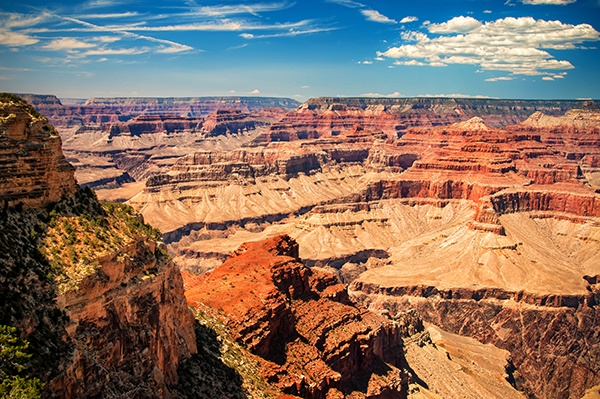
#> input picture 3.drawing/new.jpg, 600 x 399 px
$ python simple_thresholding.py ../3.drawing/new.jpg
#> lines starting #> are read from the running program, lines starting #| are printed output that depends on the picture; after the words box and inside, x2 and y2 are one past the last pixel; in counts of white or black regions, pixels touching at a corner belong together
# USAGE
# python simple_thresholding.py opencv_logo.png

# import the necessary packages
import sys
import cv2

#Get the image

img = sys.argv[1]

# load the image, convert it to grayscale, and blur it slightly
image = cv2.imread(img)
#> image is the input picture: shape (399, 600, 3); mean B, G, R 97.6, 113.2, 138.3
gray = cv2.cvtColor(image, cv2.COLOR_BGR2GRAY)
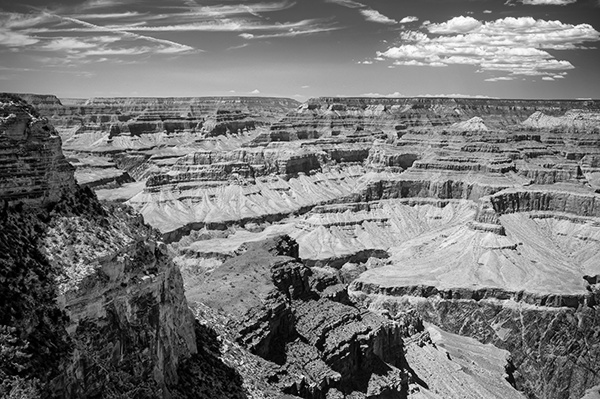
#> gray: shape (399, 600); min 0, max 254, mean 118.9
blurred = cv2.GaussianBlur(gray, (7, 7), 0)
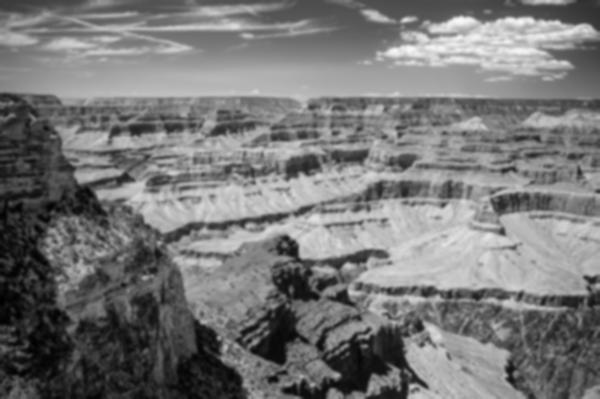
#> blurred: shape (399, 600); min 1, max 248, mean 118.9
cv2.imshow("Image", image)

# apply basic thresholding -- the first parameter is the image
# we want to threshold, the second value is is our threshold
# check; if a pixel value is greater than our threshold (in this
# case, 200), we set it to be BLACK, otherwise it is WHITE.
(T, threshInv) = cv2.threshold(blurred, 200, 255, cv2.THRESH_BINARY_INV)
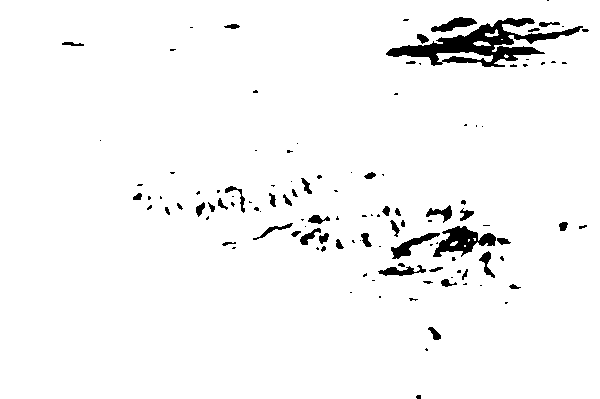
#> threshInv: shape (399, 600); 96.5% white; 120 black regions (71 under 20 px), largest, box (x1, y1, x2, y2) and area: (386, 18, 583, 67) 3279, (433, 226, 496, 257) 948, (391, 233, 440, 259) 403
cv2.imshow("Threshold Binary Inverse", threshInv)

# using normal thresholding (rather than inverse thresholding),
# we can change the last argument in the function to make the coins
# black rather than white.
(T, thresh) = cv2.threshold(blurred, 200, 255, cv2.THRESH_BINARY)
cv2.imshow("Threshold Binary", thresh)

# finally, we can visualize only the masked regions in the image
cv2.imshow("Output", cv2.bitwise_and(image, image, mask=threshInv))
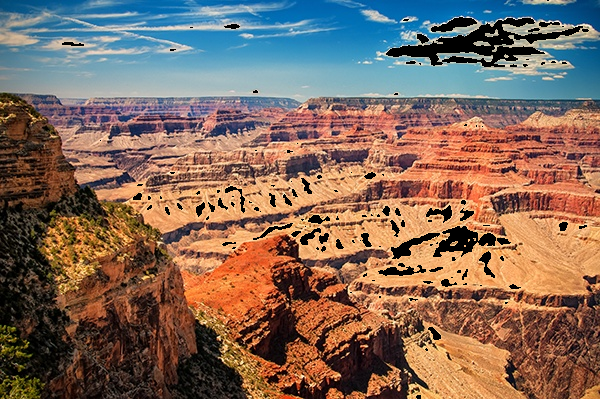
#> window 'Output': shape (399, 600, 3); mean B, G, R 91.6, 105.7, 129.8
cv2.waitKey(0)
